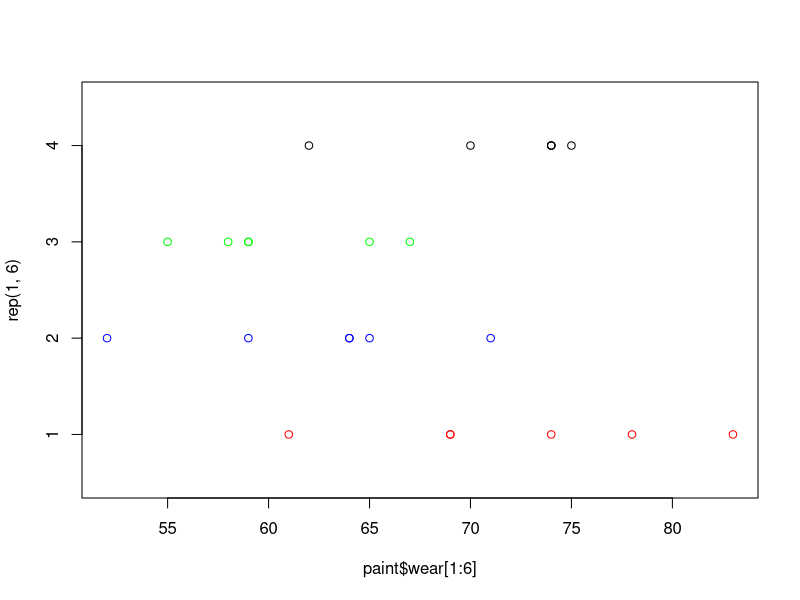
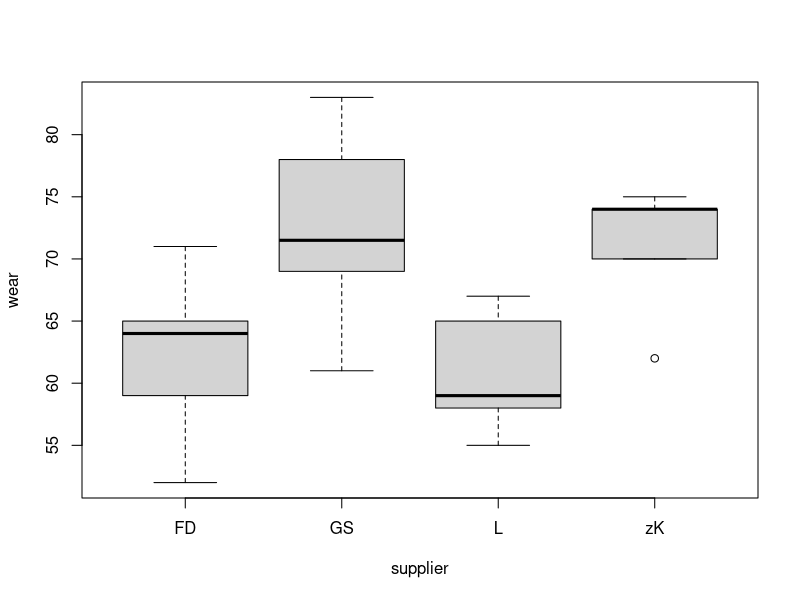
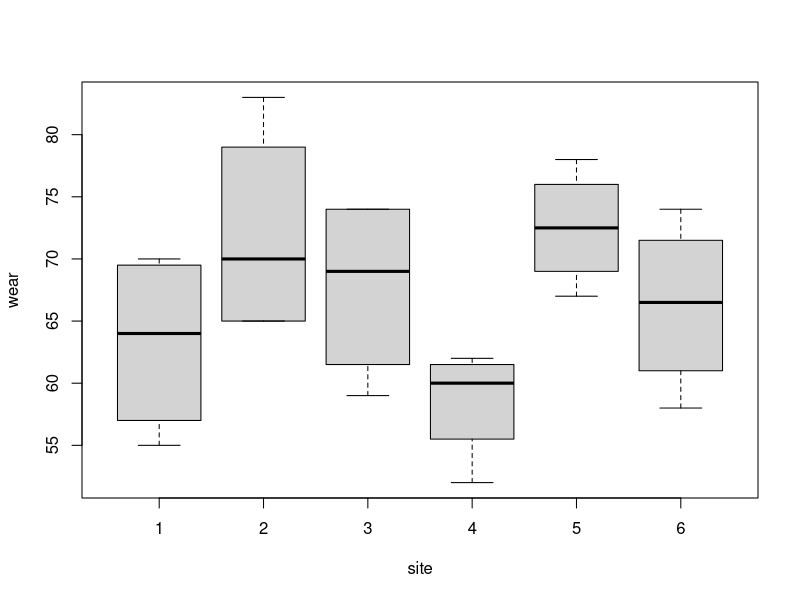
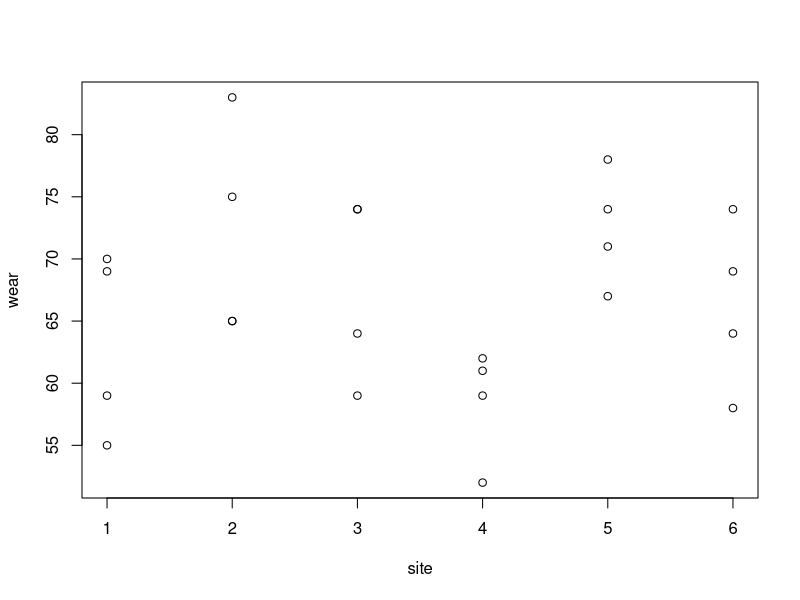
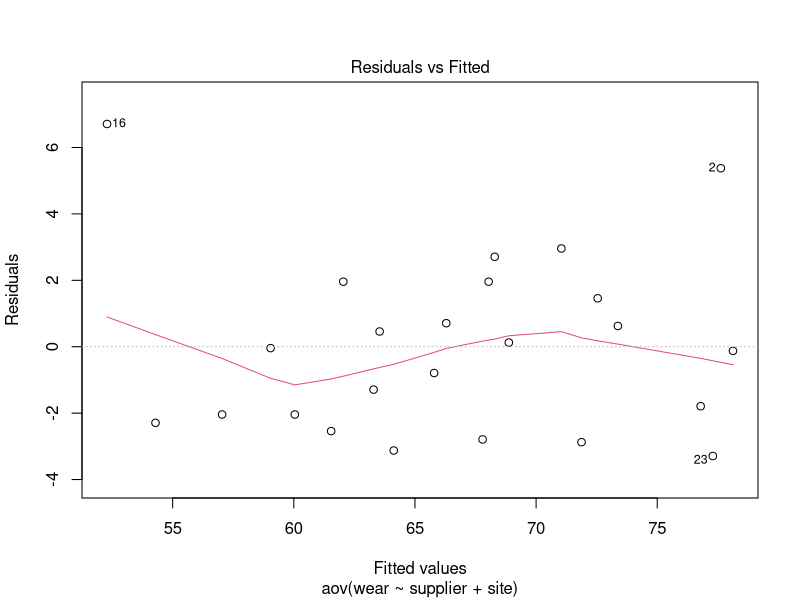
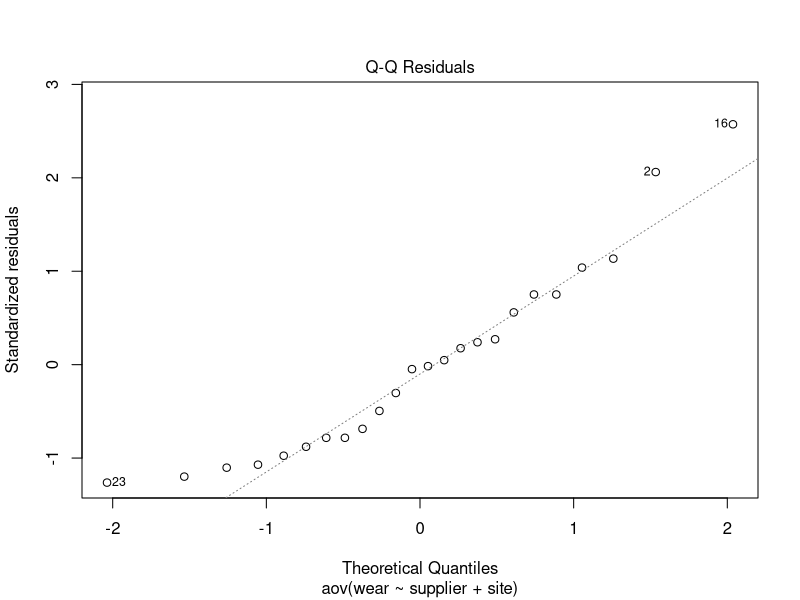
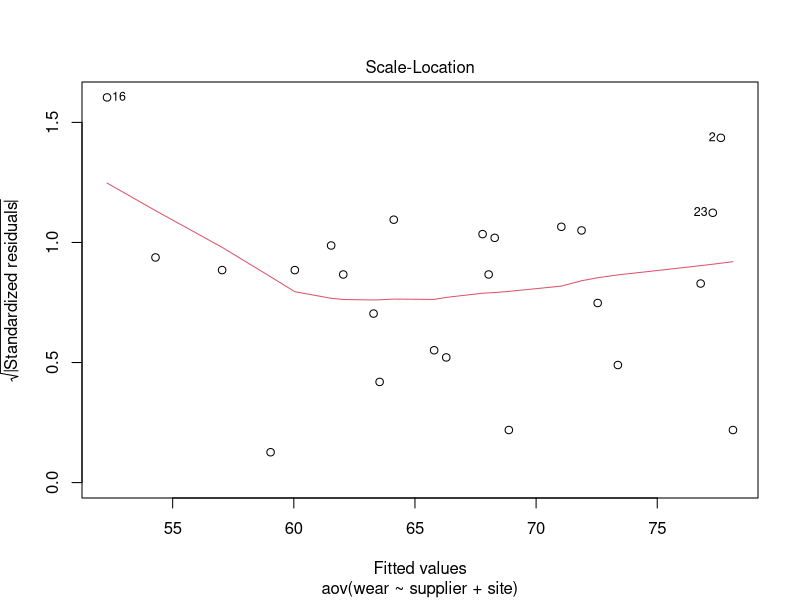
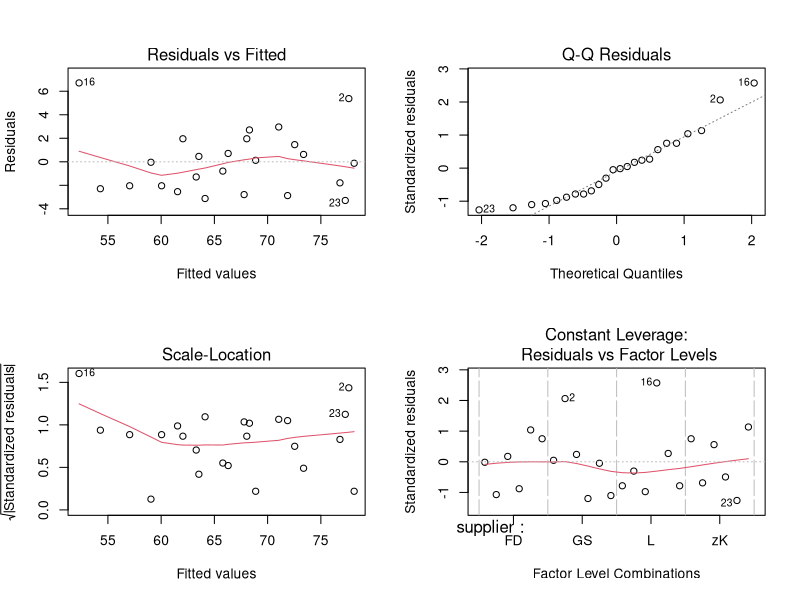

These figures' R source, in order: (Note: this script raises an error after producing the figures.)
wear <- c(69,83,74,61,78,69,59,65,64,52,71,64,55,65,59,59,67,58,70,75,74,62,74,74)
paint=list()
paint$supplier <- c(rep("GS",6),rep("FD",6),rep("L",6),rep("zK",6))
paint$site <- rep(1:6,4)
paint$wear <- wear
paint <- data.frame(paint) 



#graphical analysis
plot(paint$wear[1:6],rep(1,6), col="red",ylim=c(0.5,4.5), xlim= range(paint$wear))
points(paint$wear[7:12], rep(2,6),  col="blue")
points(paint$wear[13:18], rep(3,6), col="green")
points(paint$wear[19:24], rep(4,6))

layout(1)
boxplot(wear~supplier,data =paint)
# pontentially ,there is one outliter
boxplot(wear~site, data = paint)
plot(wear ~ site, data = paint)


paint$site <- as.factor(paint$site) # change site from int type to factor type
aov1 <- aov(wear~supplier+site, data = paint)
summary(aov1)
aov1$effects
aov1$coefficients

plot(aov1 ,which = 1)  # residuels vs fitted
# we can that there is no trend of residuals, which all flutate around 0.
# this can support the indepence assumption and the common variance assumpiton
plot(aov1, which =2)   # norm Q-Q
# no dlear outlier, normal assumption approx. satisfied.
plot(aov1, which =3)  # use to see if there are outliers or not

layout(matrix(1:4,2, byrow = T))
plot(aov1)
##draw by yourself 
qqnorm(aov1$resid,col = paint$supplier)
qqline(aov1$residuals)


### extra questions:
## use dplyr to calculate different group means
require(dplyr)
mean.wear.by.supplier = paint %>% 
  dplyr::group_by(supplier) %>%
  dplyr::summarise(mean(wear))
mean ( paint[which(paint$supplier=="GS"),]$wear)
mean.wear.by.supplier 
mean.wear.by.site = paint %>% 
  dplyr::group_by(site) %>%
  dplyr::summarise(mean(wear))

paint %>% 
  dplyr:: group_by(site) %>% 
  dplyr::summarize(mean(wear))
